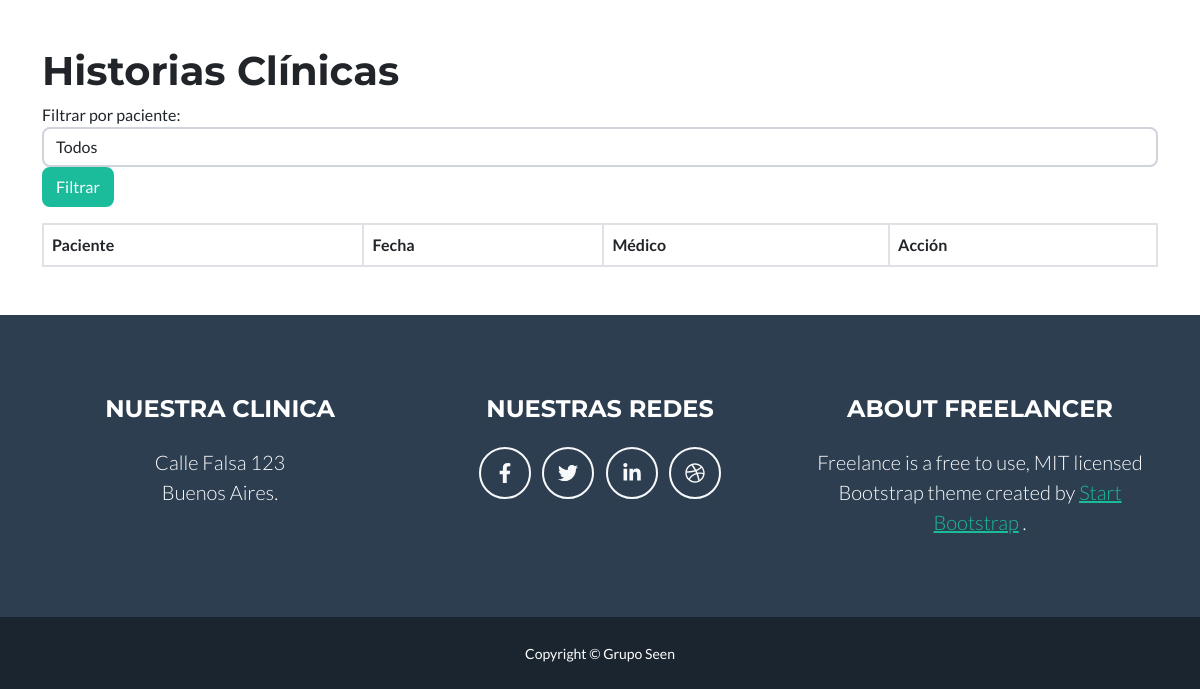
The page /lista_historias_clinicas/ (signed in, lower part) on the database as committed earlier.
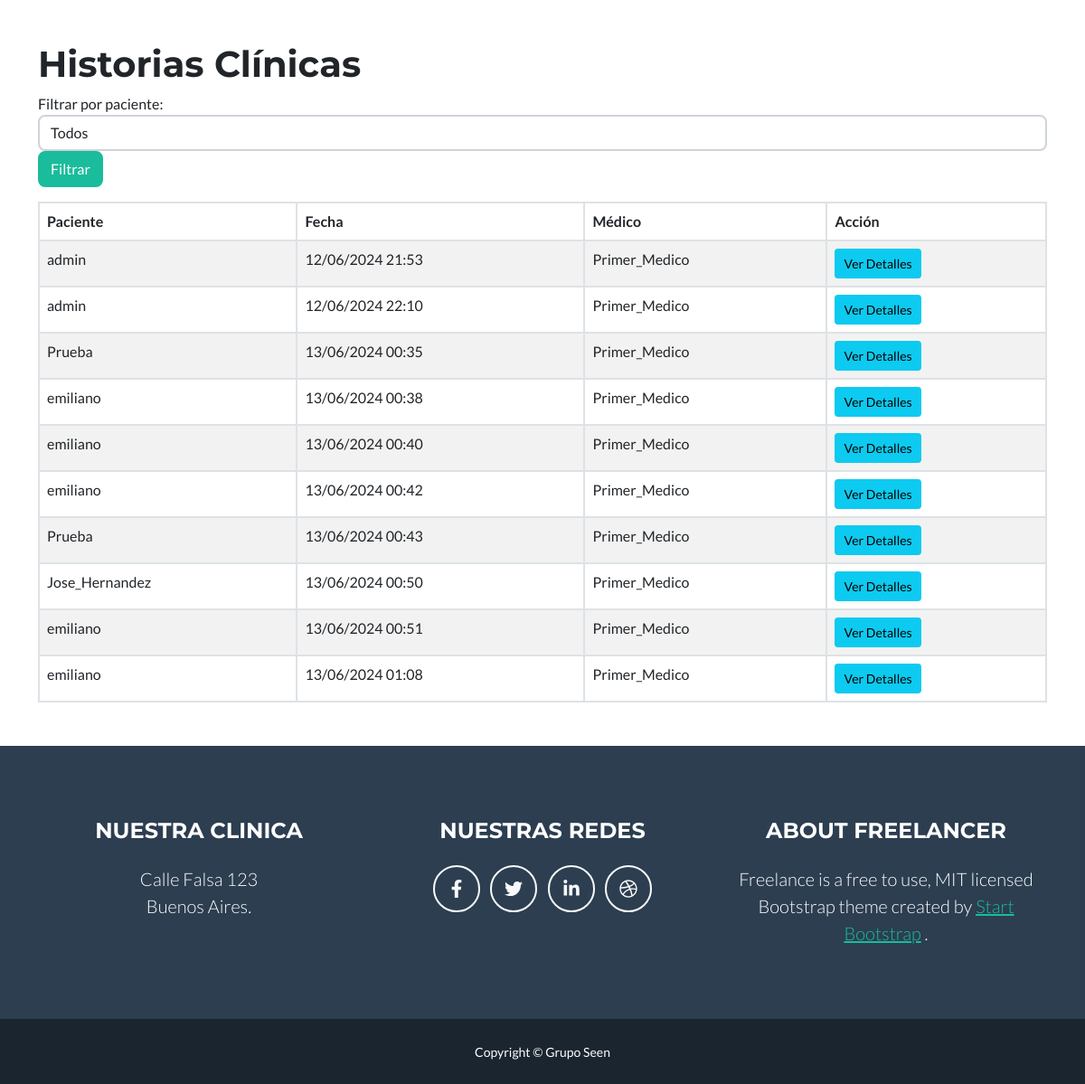
The same page on the database as committed later.
### historias_medicas/models.py (models this page shows, shortened)
class HistoriaClinica(models.Model):
    paciente = models.ForeignKey(User, on_delete=models.CASCADE)
    medico = models.ForeignKey(Medico, on_delete=models.CASCADE)
    fecha = models.DateTimeField(auto_now_add=True)
    diagnostico = RichTextField()

### registro/models.py (models this page shows, shortened)
class Medico(models.Model):
    user = models.OneToOneField(User, on_delete=models.CASCADE)
    especialidad = models.OneToOneField(Especialidad, on_delete=models.CASCADE)
    nombre = models.CharField(max_length=100)
    apellido = models.CharField(max_length=100)

### historias_medicas/decorators.py (the view)
    def _wrapped_view(request, *args, **kwargs):
        if not hasattr(request.user, 'medico'):
            return redirect('permiso_denegado')
        return view_func(request, *args, **kwargs)

### historias_medicas/views.py (called while the page is built)
@login_required
@medico_required
def lista_historias_clinicas(request):
    paciente_id = request.GET.get('paciente')
    historias_clinicas = HistoriaClinica.objects.all()
    if paciente_id:
        historias_clinicas = historias_clinicas.filter(paciente_id=paciente_id)
    pacientes = User.objects.filter(is_staff=False)
    context = {
        'historias_clinicas': historias_clinicas,
        'pacientes': pacientes,
    }
    return render(request, 'lista_historias_clinicas.html', context)

### templates/lista_historias_clinicas.html (shortened to what this page needs)
{% extends 'index.html' %}
{% load static %}
{% block contenido_que_cambia %}
<div class="container mt-5 mb-5">
    <h1>Historias Clínicas</h1>
    <form method="get" class="form-inline mb-3">
        <div class="form-group mr-2">
            <label for="paciente" class="mr-2">Filtrar por paciente:</label>
            <select name="paciente" id="paciente" class="form-control">
                <option value="">Todos</option>
            </select>
        </div>
        <button type="submit" class="btn btn-primary">Filtrar</button>
    </form>
    <table class="table table-bordered table-striped">
        <thead>
            <tr>
                <th>Paciente</th>
                <th>Fecha</th>
                <th>Médico</th>
                <th>Acción</th>
            </tr>
        </thead>
        <tbody>
            {% for historia in historias_clinicas %}
            <tr>
                <td>{{ historia.paciente.username }}</td>
                <td>{{ historia.fecha|date:"d/m/Y H:i" }}</td>
                <td>{{ historia.medico.user.username }}</td>
                <td>
                    <a href="{% url 'historia_clinica_detalle' historia.pk %}" class="btn btn-info btn-sm">Ver Detalles</a>
                </td>
            </tr>
            {% endfor %}
        </tbody>
    </table>
</div>
{% endblock %}

Rows that differ between the two databases and show on the page:
added HistoriaClinica: paciente.username "admin", fecha "12/06/2024 21:53", medico.user.username "Primer_Medico"
added HistoriaClinica: paciente.username "admin", fecha "12/06/2024 22:10", medico.user.username "Primer_Medico"
added HistoriaClinica: paciente.username "Prueba", fecha "13/06/2024 00:35", medico.user.username "Primer_Medico"
added HistoriaClinica: paciente.username "emiliano", fecha "13/06/2024 00:38", medico.user.username "Primer_Medico"
added HistoriaClinica: paciente.username "emiliano", fecha "13/06/2024 00:40", medico.user.username "Primer_Medico"
added HistoriaClinica: paciente.username "emiliano", fecha "13/06/2024 00:42", medico.user.username "Primer_Medico"
added HistoriaClinica: paciente.username "Prueba", fecha "13/06/2024 00:43", medico.user.username "Primer_Medico"
added HistoriaClinica: paciente.username "Jose_Hernandez", fecha "13/06/2024 00:50", medico.user.username "Primer_Medico"
added HistoriaClinica: paciente.username "emiliano", fecha "13/06/2024 00:51", medico.user.username "Primer_Medico"
added HistoriaClinica: paciente.username "emiliano", fecha "13/06/2024 01:08", medico.user.username "Primer_Medico"
